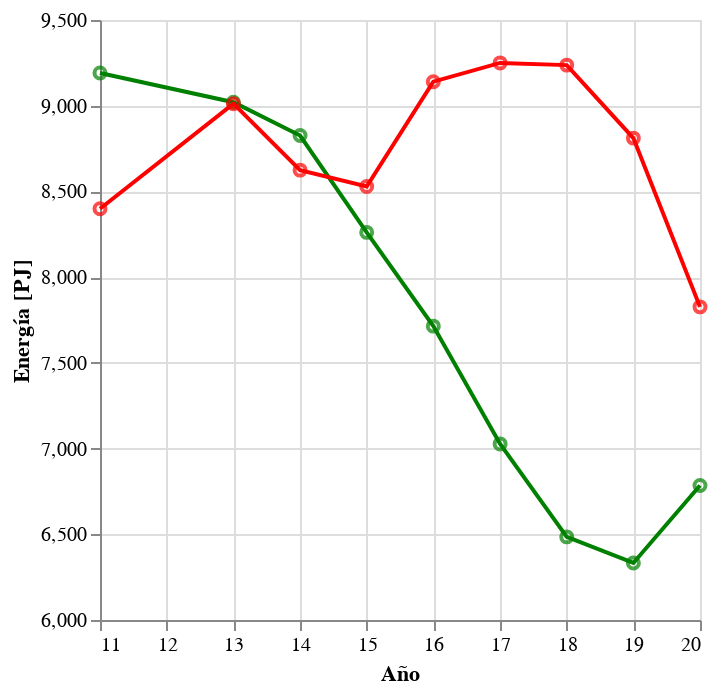

The notebook cell saved with this chart:
### Code cell
consumo = alt.Chart(ind).mark_line(color='green').encode(
    alt.X('Año:T', axis=alt.Axis(format='%y')),
    alt.Y('Producción',scale=alt.Scale(zero=False),title="Energía [PJ]")
).properties(
    width=300,
    height=300
)
point_consumo = consumo.mark_point(color='green')


produccion = alt.Chart(ind).mark_line(color='red').encode(
    alt.X('Año:T', axis=alt.Axis(format='%Y')),
    alt.Y('Oferta Interna Bruta',scale=alt.Scale(zero=False))
)
point_produccion = produccion.mark_point(color='red')


consumo + point_consumo + produccion + point_produccion

### Figure 1 — Vega-Lite specification as saved in the notebook (floating-point values rounded to 4 significant figures)
{"config": {"view": {"continuousWidth": 400, "continuousHeight": 300}}, "layer": [{"mark": {"type": "line", "color": "green"}, "encoding": {"x": {"axis": {"format": "%y"}, "field": "Año", "type": "temporal"}, "y": {"field": "Producción", "scale": {"zero": false}, "title": "Energía [PJ]", "type": "quantitative"}}, "height": 300, "width": 300}, {"mark": {"type": "point", "color": "green"}, "encoding": {"x": {"axis": {"format": "%y"}, "field": "Año", "type": "temporal"}, "y": {"field": "Producción", "scale": {"zero": false}, "title": "Energía [PJ]", "type": "quantitative"}}, "height": 300, "width": 300}, {"mark": {"type": "line", "color": "red"}, "encoding": {"x": {"axis": {"format": "%Y"}, "field": "Año", "type": "temporal"}, "y": {"field": "Oferta Interna Bruta", "scale": {"zero": false}, "type": "quantitative"}}}, {"mark": {"type": "point", "color": "red"}, "encoding": {"x": {"axis": {"format": "%Y"}, "field": "Año", "type": "temporal"}, "y": {"field": "Oferta Interna Bruta", "scale": {"zero": false}, "type": "quantitative"}}}], "data": {"name": "data-9400dca708dfd922b3214e6ebaedf8c0"}, "$schema": "https://vega.github.io/schema/vega-lite/v4.17.0.json", "datasets": {"data-9400dca708dfd922b3214e6ebaedf8c0": [{"Factor": 1.1, "Producción": 9191.0, "Consumo": 4995.0, "Importación": 2269.0, "Oferta Interna Bruta": 8399.0, "Año": "2011"}, {"Factor": 1.0, "Producción": 9020.0, "Consumo": 4939.0, "Importación": 2453.0, "Oferta Interna Bruta": 9012.0, "Año": "2013"}, {"Factor": 1.02, "Producción": 8826.0, "Consumo": 4894.0, "Importación": 2561.0, "Oferta Interna Bruta": 8624.0, "Año": "2014"}, {"Factor": 0.97, "Producción": 8261.0, "Consumo": 5090.0, "Importación": 2904.0, "Oferta Interna Bruta": 8529.0, "Año": "2015"}, {"Factor": 0.84, "Producción": 7714.0, "Consumo": 5473.0, "Importación": 3994.0, "Oferta Interna Bruta": 9140.0, "Año": "2016"}, {"Factor": 0.76, "Producción": 7027.0, "Consumo": 5364.0, "Importación": 4418.0, "Oferta Interna Bruta": 9250.0, "Año": "2017"}, {"Factor": 0.7, "Producción": 6485.0, "Consumo": 5336.0, "Importación": 5032.0, "Oferta Interna Bruta": 9237.0, "Año": "2018"}, {"Factor": 0.72, "Producción": 6333.0, "Consumo": 4761.0, "Importación": 4803.0, "Oferta Interna Bruta": 8811.0, "Año": "2019"}, {"Factor": 0.87, "Producción": 6785.0, "Consumo": 4383.0, "Importación": 3568.0, "Oferta Interna Bruta": 7827.0, "Año": "2020"}]}}
